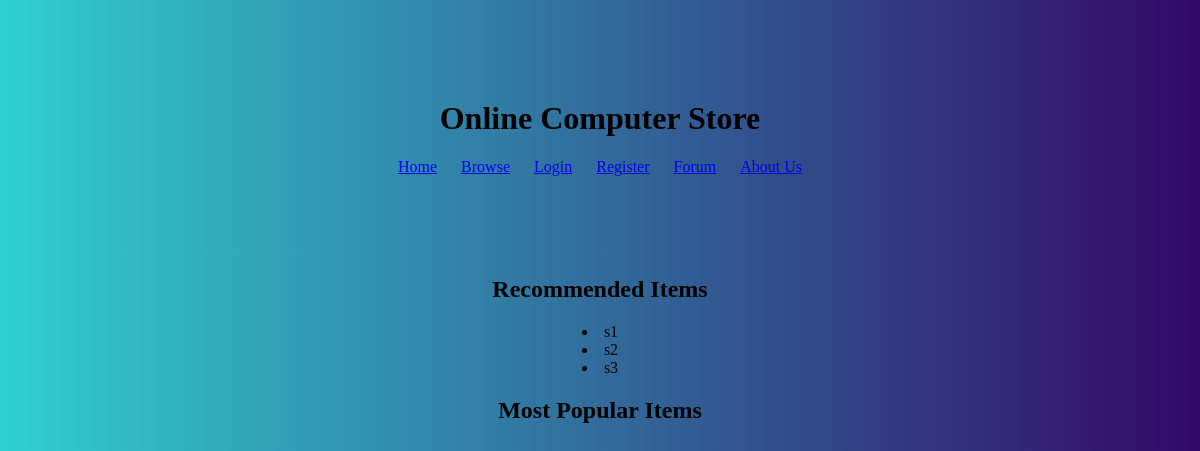
Before: / with the older database file.
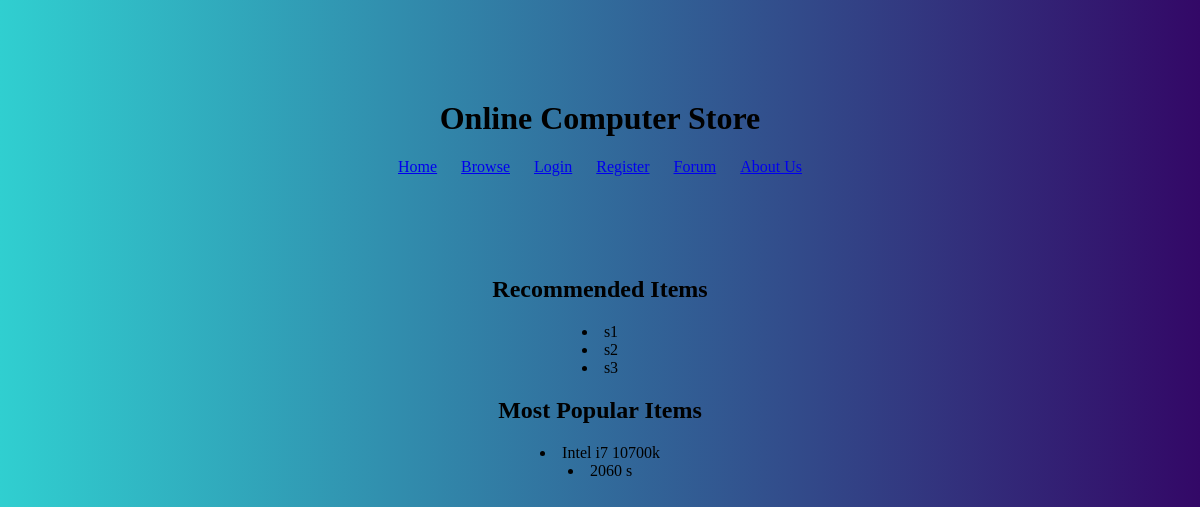
After: the same page with the newer database file.
### onlineComputerStore/models.py (models this page shows, shortened)
class Item(models.Model):
    name = models.CharField(max_length=20)
    brand = models.CharField(max_length=20, null=True, blank=True, default=None)
    price = models.FloatField(null=True, blank=False, default=None)
    quantity = models.IntegerField(null=True, blank=False, default=None)
    discount = models.FloatField(null=True, blank=True, default=1)
    rating = models.FloatField(null=True, blank=True, default=None)
    quantity_sold = models.IntegerField(null=True, blank=True, default=0)
    img = models.ImageField(upload_to='img/item_img/', default='img/default_img/400x650.png', blank=True, null=True)
    url_slug = models.SlugField(editable=False, default="")
    description = models.CharField(max_length=50, null=True, blank=True, default=None)

### onlineComputerStore/views.py (the view)
# urls.py: path('', views.index),
def index(request):
    ts.add_user()
    if request.user.is_authenticated:
        return render(request, 'userIndex.html')
    else:
        suggested_list = ['s1', 's2', 's3']
        popular_list = Item.objects.order_by('quantity_sold')[0:3]
        return render(request, 'index.html', {'popular_list': popular_list, 'suggested_list': suggested_list})

### onlineComputerStore/templates/index.html (shortened to what this page needs)
{% load static %}
<link rel="stylesheet" href="{% static 'css/index.css' %}">
<!DOCTYPE html>
<html lang="en" >
<head>
    <h1 class="maintext">Online Computer Store</h1>
</head>
<body class="wrap">
<div class="navBar">
    <a href="/">Home</a>
    <a href="/browse">Browse</a>
    <a href="/login">Login</a>
    <a href="/register">Register</a>
    <a href="/forum">Forum</a>
    <a href="/aboutus">About Us</a>
</div>
<div class="maintext">
    <h2>Recommended Items</h2>
    {% for item in suggested_list %}
        <li>{{ item }}</li>
    {% endfor %}
    <h2>Most Popular Items</h2>
    {% for item in popular_list %}
        <li>{{ item.name }}</li>
    {% endfor %}
</body>
</html>

### onlineComputerStore/static/css/index.css (style rules this page uses)
.wrap { height: 100%; background-image: linear-gradient(to right, #30cfd0, #330867); }
.maintext { text-align: center; margin-top: 100px; }
.navBar { text-align: center; }
.navBar a { padding: 10px; }

Changed rows visible on the page:
added Item: name "Intel i7 10700k"
added Item: name "2060 s"
